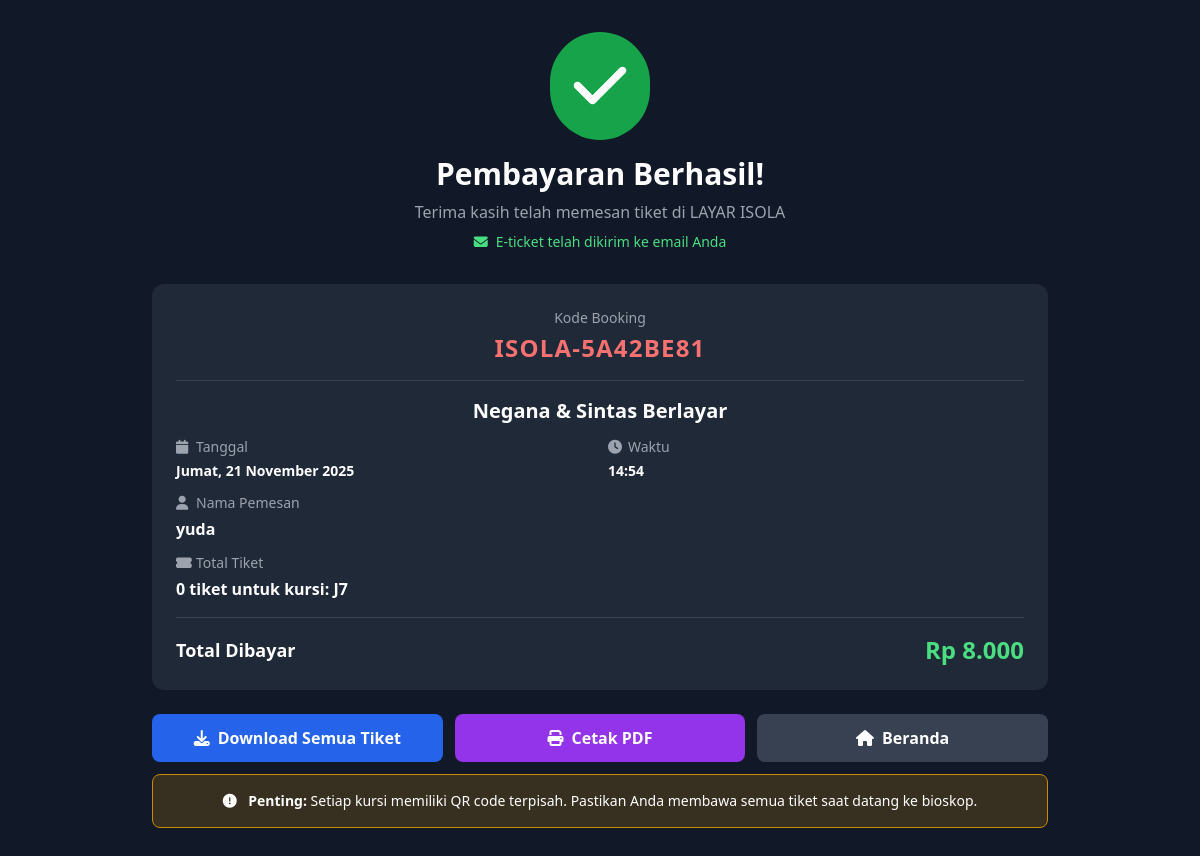
The app's page /booking-success.php?booking=ISOLA-5A42BE81 with its own data.
### tables this page shows
CREATE TABLE `settings` (
  `id` int(11) NOT NULL,
  `setting_key` varchar(100) NOT NULL,
  `setting_value` text DEFAULT NULL,
  `setting_type` varchar(50) DEFAULT 'text' COMMENT 'text, number, boolean, json',
  `description` text DEFAULT NULL,
  `updated_at` timestamp NULL DEFAULT current_timestamp() ON UPDATE current_timestamp()
);

CREATE TABLE `bookings` (
  `id` int(11) NOT NULL,
  `booking_code` varchar(20) NOT NULL,
  `schedule_id` int(11) NOT NULL,
  `customer_name` varchar(100) NOT NULL,
  `customer_email` varchar(100) DEFAULT NULL,
  `customer_phone` varchar(20) DEFAULT NULL,
  `seats` text NOT NULL COMMENT 'JSON array seat labels',
  `total_seats` int(11) NOT NULL,
  `total_price` decimal(10,2) NOT NULL,
  `booking_status` enum('pending','confirmed','cancelled','expired','used') DEFAULT 'pending',
  `payment_status` enum('unpaid','paid','failed','refunded') DEFAULT 'unpaid',
  `booking_date` timestamp NULL DEFAULT current_timestamp(),
  `expired_at` timestamp NULL DEFAULT NULL COMMENT 'Waktu booking akan expired jika belum bayar',
  `email_sent` tinyint(1) DEFAULT 0,
  `email_sent_at` timestamp NULL DEFAULT NULL,
  `used_at` timestamp NULL DEFAULT NULL
);

CREATE TABLE `films` (
  `id` int(11) NOT NULL,
  `title` varchar(200) NOT NULL,
  `description` text DEFAULT NULL,
  `duration` int(11) NOT NULL COMMENT 'Durasi dalam menit',
  `genre` varchar(100) DEFAULT NULL,
  `rating` varchar(10) DEFAULT NULL COMMENT 'G, PG, PG-13, R, dll',
  `release_date` date DEFAULT NULL,
  `cover_image` varchar(255) DEFAULT NULL COMMENT 'Path ke gambar cover',
  `trailer_url` varchar(255) DEFAULT NULL,
  `trailer_file` varchar(255) DEFAULT NULL,
  `second_film_id` int(11) DEFAULT NULL,
  `is_double_feature` tinyint(1) DEFAULT 0,
  `second_cover_image` varchar(255) DEFAULT NULL,
  `director` varchar(100) DEFAULT NULL,
  `cast` text DEFAULT NULL COMMENT 'Pemain utama',
  `status` enum('active','inactive') DEFAULT 'active',
  `created_at` timestamp NULL DEFAULT current_timestamp(),
  `updated_at` timestamp NULL DEFAULT current_timestamp() ON UPDATE current_timestamp()
);

CREATE TABLE `schedules` (
  `id` int(11) NOT NULL,
  `film_id` int(11) NOT NULL,
  `show_date` date NOT NULL,
  `show_time` time NOT NULL,
  `price` decimal(10,2) NOT NULL,
  `promo_price` decimal(10,2) DEFAULT NULL,
  `is_promo` tinyint(1) DEFAULT 0,
  `promo_start_date` date DEFAULT NULL,
  `promo_end_date` date DEFAULT NULL,
  `available_seats` int(11) DEFAULT 50 COMMENT 'Jumlah kursi tersedia',
  `total_seats` int(11) DEFAULT 50 COMMENT 'Total kursi di studio',
  `status` enum('active','inactive','full') DEFAULT 'active',
  `created_at` timestamp NULL DEFAULT current_timestamp()
);

### includes/functions.php (called while the page is built, shortened)
<?php
function getSetting($key, $default = '') {
    global $conn;
    $stmt = $conn->prepare("SELECT setting_value FROM settings WHERE setting_key = ?");
    $stmt->bind_param("s", $key);
    $stmt->execute();
    $result = $stmt->get_result();
    if ($row = $result->fetch_assoc()) {
        return $row['setting_value'];
    }
    return $default;
}
function formatCurrency($amount) {
    return 'Rp ' . number_format($amount, 0, ',', '.');
}
function formatDateIndo($date) {
    $bulan = [
        1 => 'Januari', 'Februari', 'Maret', 'April', 'Mei', 'Juni',
        'Juli', 'Agustus', 'September', 'Oktober', 'November', 'Desember'
    ];
    $hari = ['Minggu', 'Senin', 'Selasa', 'Rabu', 'Kamis', 'Jumat', 'Sabtu'];
    $timestamp = strtotime($date);
    $day = date('d', $timestamp);
    $month = $bulan[date('n', $timestamp)];
    $year = date('Y', $timestamp);
    $dayName = $hari[date('w', $timestamp)];
    return "$dayName, $day $month $year";
}
function formatTime($time) {
    return date('H:i', strtotime($time));
}
function sanitize($input) {
    global $conn;
    return $conn->real_escape_string(strip_tags(trim($input)));
}
function getBookingByCode($code) {
    global $conn;
    $stmt = $conn->prepare("SELECT b.*, s.show_date, s.show_time,
                           f.title, f.cover_image, f.is_double_feature, f.second_film_id,
                           f2.title as second_title
                           FROM bookings b
                           JOIN schedules s ON b.schedule_id = s.id
                           JOIN films f ON s.film_id = f.id
                           LEFT JOIN films f2 ON f.second_film_id = f2.id
                           WHERE b.booking_code = ?");
    $stmt->bind_param("s", $code);
    $stmt->execute();
    $result = $stmt->get_result();
    return $result->fetch_assoc();
}
?>

### booking-success.php (the view, shortened to what this page needs)
<?php
$bookingCode = isset($_GET['booking']) ? sanitize($_GET['booking']) : '';
$booking = getBookingByCode($bookingCode);
$tickets = [];
$seats = json_decode($booking['seats'], true);
$siteName = getSetting('site_name', 'ISOLA SCREEN');
?>
<!DOCTYPE html>
<html lang="id">
<head>
    <script src="https://cdn.tailwindcss.com"></script>
    <link rel="stylesheet" href="https://cdnjs.cloudflare.com/ajax/libs/font-awesome/6.4.0/css/all.min.css">
</head>
<body class="bg-gray-900 text-white min-h-screen">
    <div class="container mx-auto px-4 py-8">
        <div class="max-w-4xl mx-auto">
            <div class="text-center mb-8">
                <div class="inline-block bg-green-600 rounded-full p-6 mb-4 animate-bounce">
                    <i class="fas fa-check text-6xl text-white"></i>
                </div>
                <h1 class="text-3xl font-bold mb-2">Pembayaran Berhasil!</h1>
                <p class="text-gray-400">Terima kasih telah memesan tiket di <?php echo $siteName; ?></p>
                <?php if ($booking['payment_status'] === 'paid'): ?>
                <p class="text-sm text-green-400 mt-2">
                    <i class="fas fa-envelope mr-2"></i>E-ticket telah dikirim ke email Anda
                </p>
                <?php endif; ?>
            </div>
            <div class="bg-gray-800 rounded-xl p-6 mb-6">
                <div class="text-center mb-4">
                    <p class="text-sm text-gray-400 mb-1">Kode Booking</p>
                    <p class="text-2xl font-bold text-red-400 tracking-wider"><?php echo $booking['booking_code']; ?></p>
                </div>
                <div class="border-t border-gray-700 pt-4">
                    <h3 class="font-bold text-xl mb-3 text-center">
                        <?php
                        if ($booking['is_double_feature'] == 1 && !empty($booking['second_title'])) {
                            echo htmlspecialchars($booking['title']) . ' & ' . htmlspecialchars($booking['second_title']);
                        } else {
                            echo htmlspecialchars($booking['title']);
                        }
                        ?>
                    </h3>
                    <div class="grid grid-cols-2 gap-4 text-sm">
                        <div>
                            <p class="text-gray-400 mb-1"><i class="fas fa-calendar w-5"></i>Tanggal</p>
                            <p class="font-semibold"><?php echo formatDateIndo($booking['show_date']); ?></p>
                        </div>
                        <div>
                            <p class="text-gray-400 mb-1"><i class="fas fa-clock w-5"></i>Waktu</p>
                            <p class="font-semibold"><?php echo formatTime($booking['show_time']); ?></p>
                        </div>
                    </div>
                    <div class="mt-3">
                        <p class="text-gray-400 text-sm mb-1"><i class="fas fa-user w-5"></i>Nama Pemesan</p>
                        <p class="font-semibold"><?php echo htmlspecialchars($booking['customer_name']); ?></p>
                    </div>
                    <div class="mt-3">
                        <p class="text-gray-400 text-sm mb-1"><i class="fas fa-ticket-alt w-5"></i>Total Tiket</p>
                        <p class="font-semibold"><?php echo count($tickets); ?> tiket untuk kursi: <?php echo implode(', ', $seats); ?></p>
                    </div>
                    <div class="border-t border-gray-700 pt-4 mt-4 flex justify-between items-center">
                        <span class="text-lg font-semibold">Total Dibayar</span>
                        <span class="text-2xl font-bold text-green-400"><?php echo formatCurrency($booking['total_price']); ?></span>
                    </div>
                </div>
            </div>
            <div class="grid grid-cols-1 md:grid-cols-3 gap-3 mb-3">
                <a href="download-ticket.php?booking=<?php echo $bookingCode; ?>"
                   class="bg-blue-600 hover:bg-blue-700 text-white font-bold py-3 rounded-lg transition text-center">
                    <i class="fas fa-download mr-2"></i>Download Semua Tiket
                </a>
                <a href="print-ticket.php?booking=<?php echo $bookingCode; ?>"
                   target="_blank"
                   class="bg-purple-600 hover:bg-purple-700 text-white font-bold py-3 rounded-lg transition text-center">
                    <i class="fas fa-print mr-2"></i>Cetak PDF
                </a>
                <a href="index.php"
                   class="bg-gray-700 hover:bg-gray-600 text-white font-bold py-3 rounded-lg transition text-center">
                    <i class="fas fa-home mr-2"></i>Beranda
                </a>
            </div>
            <div class="bg-yellow-600 bg-opacity-20 border border-yellow-600 rounded-lg p-4 text-center">
                <p class="text-sm">
                    <i class="fas fa-exclamation-circle mr-2"></i>
                    <strong>Penting:</strong> Setiap kursi memiliki QR code terpisah. Pastikan Anda membawa semua tiket saat datang ke bioskop.
                </p>
            </div>
        </div>
    </div>
</body>
</html>

### records on screen
settings: setting_value "LAYAR ISOLA"
bookings: booking_code "ISOLA-5A42BE81", films.title "Negana", films.title "Sintas Berlayar", schedule.show_date "Jumat, 21 November 2025", schedule.show_time "14:54", customer_name "yuda", seats "J7", total_price "Rp 8.000"

### other values on screen
count($tickets) "0"
